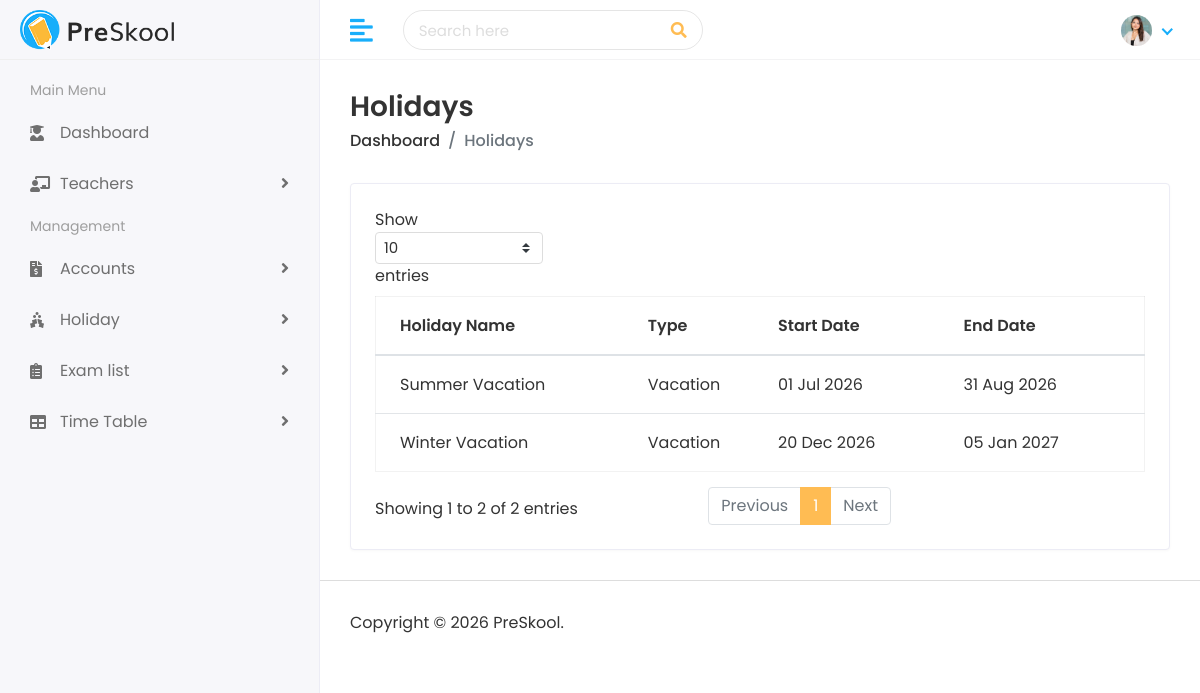
The page /holidays/ (signed in) on the database as committed earlier.
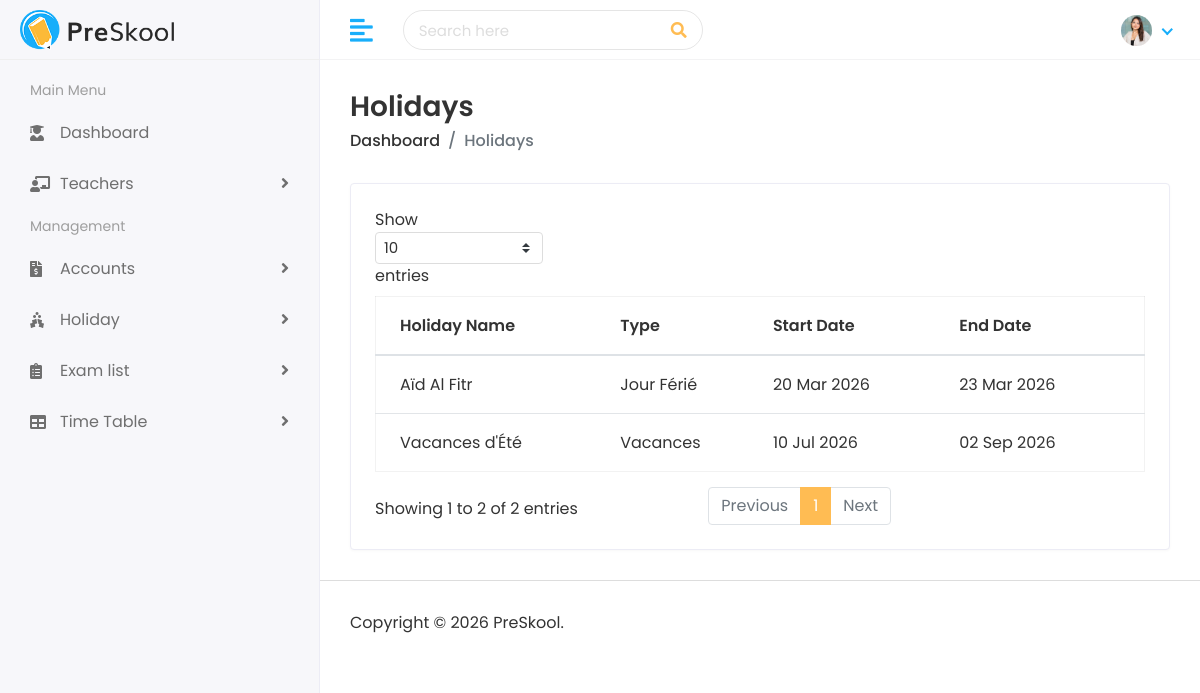
The same page on the database as committed later.
### faculty/models.py (models this page shows, shortened)
class Holiday(models.Model):
    name = models.CharField(max_length=200)
    type = models.CharField(max_length=100)
    start_date = models.DateField()
    end_date = models.DateField()

### faculty/views.py (the view)
# urls.py: path('holidays/', views.holiday_list, name='holiday_list'),
@login_required
def holiday_list(request):
    holidays = Holiday.objects.all()
    return render(request, 'holidays/holidays.html', {'holidays': holidays})

### templates/holidays/holidays.html (shortened to what this page needs)
{% extends 'Home/base.html' %}
{% load static %}
{% block body %}
<div class="page-wrapper">
    <div class="content container-fluid">
        <div class="page-header">
            <div class="row align-items-center">
                <div class="col">
                    <h3 class="page-title">Holidays</h3>
                    <ul class="breadcrumb">
                        <li class="breadcrumb-item"><a href="/dashboard">Dashboard</a></li>
                        <li class="breadcrumb-item active">Holidays</li>
                    </ul>
                </div>
            </div>
        </div>
        <div class="row">
            <div class="col-sm-12">
                <div class="card card-table">
                    <div class="card-body">
                        <div class="table-responsive">
                            <table class="table table-hover table-center mb-0 datatable">
                                <thead>
                                    <tr>
                                        <th>Holiday Name</th>
                                        <th>Type</th>
                                        <th>Start Date</th>
                                        <th>End Date</th>
                                    </tr>
                                </thead>
                                <tbody>
                                    {% for holiday in holidays %}
                                    <tr>
                                        <td>
                                            <h2>
                                                <a>{{ holiday.name }}</a>
                                            </h2>
                                        </td>
                                        <td>{{ holiday.type }}</td>
                                        <td>{{ holiday.start_date|date:"d M Y" }}</td>
                                        <td>{{ holiday.end_date|date:"d M Y" }}</td>
                                    </tr>
                                    {% endfor %}
                                </tbody>
                            </table>
                        </div>
                    </div>
                </div>
            </div>
        </div>
    </div>
    <footer>
        <p>Copyright © 2026 PreSkool.</p>
    </footer>
</div>
{% endblock %}

### templates/Home/base.html (shortened to what this page needs)
</body>
</html>
{% load static %}
<!DOCTYPE html>
<html lang="en">
<head>
   <link rel="stylesheet" href="{%static 'assets/plugins/bootstrap/css/bootstrap.min.css' %}">
   <link rel="stylesheet" href="{%static 'assets/plugins/fontawesome/css/fontawesome.min.css' %}">
   <link rel="stylesheet" href="{%static 'assets/plugins/fontawesome/css/all.min.css' %}">
   <link rel="stylesheet" href="{%static 'assets/css/style.css' %}">
</head>
<body>
   <div class="main-wrapper">
      <div class="header">
         <div class="header-left">
            <a href="{% url 'dashboard' %}" class="logo">
               <img src="{%static 'assets/img/logo.png' %}" alt="Logo">
            </a>
         </div>
         <a href="javascript:void(0);" id="toggle_btn">
            <i class="fas fa-align-left"></i>
         </a>
         <div class="top-nav-search">
            <form>
               <input type="text" class="form-control" placeholder="Search here">
               <button class="btn" type="submit"><i class="fas fa-search"></i></button>
            </form>
         </div>
         <ul class="nav user-menu">
            <li class="nav-item dropdown has-arrow">
               <a href="#" class="dropdown-toggle nav-link" data-toggle="dropdown">
                  <span class="user-img"><img class="rounded-circle"
                        src="{%static 'assets/img/profiles/avatar-01.jpg'%}" width="31" alt="User Image"></span>
               </a>
            </li>
         </ul>
      </div>
      <div class="sidebar" id="sidebar">
         <div class="sidebar-inner slimscroll">
            <div id="sidebar-menu" class="sidebar-menu">
               <ul>
                  <li class="menu-title">
                     <span>Main Menu</span>
                  </li>
                  <li>
                     <a href="{% url 'dashboard' %}"><i class="fas fa-user-graduate"></i> <span> Dashboard</span></a>
                  </li>
                  <li class="submenu">
                     <a href="#"><i class="fas fa-chalkboard-teacher"></i> <span> Teachers</span> <span
                           class="menu-arrow"></span></a>
                  </li>
                  <li class="menu-title">
                     <span>Management</span>
                  </li>
                  <li class="submenu">
                     <a href="#"><i class="fas fa-file-invoice-dollar"></i> <span> Accounts</span> <span
                           class="menu-arrow"></span></a>
                  </li>
                  <li class="submenu">
                     <a href="#"><i class="fas fa-holly-berry"></i> <span> Holiday</span>
                        <span class="menu-arrow"></span></a>
                  </li>
                  <li class="submenu">
                     <a href="#"><i class="fas fa-clipboard-list"></i> <span> Exam list</span> <span
                           class="menu-arrow"></span></a>
                  </li>
                  <li class="submenu">
                     <a href="#"><i class="fas fa-table"></i> <span> Time Table</span> <span
                           class="menu-arrow"></span></a>
                  </li>
               </ul>
            </div>
         </div>
      </div>
      {% block body %}
      {% endblock %}
   </div>
</body>
</html>

Rows that differ between the two databases and show on the page:
removed Holiday: name "Summer Vacation", type "Vacation", start_date "01 Jul 2026", end_date "31 Aug 2026"
removed Holiday: name "Winter Vacation", type "Vacation", start_date "20 Dec 2026", end_date "05 Jan 2027"
added Holiday: name "Vacances d'Été", type "Vacances", start_date "10 Jul 2026", end_date "02 Sep 2026"
added Holiday: name "Aïd Al Fitr", type "Jour Férié", start_date "20 Mar 2026", end_date "23 Mar 2026"
